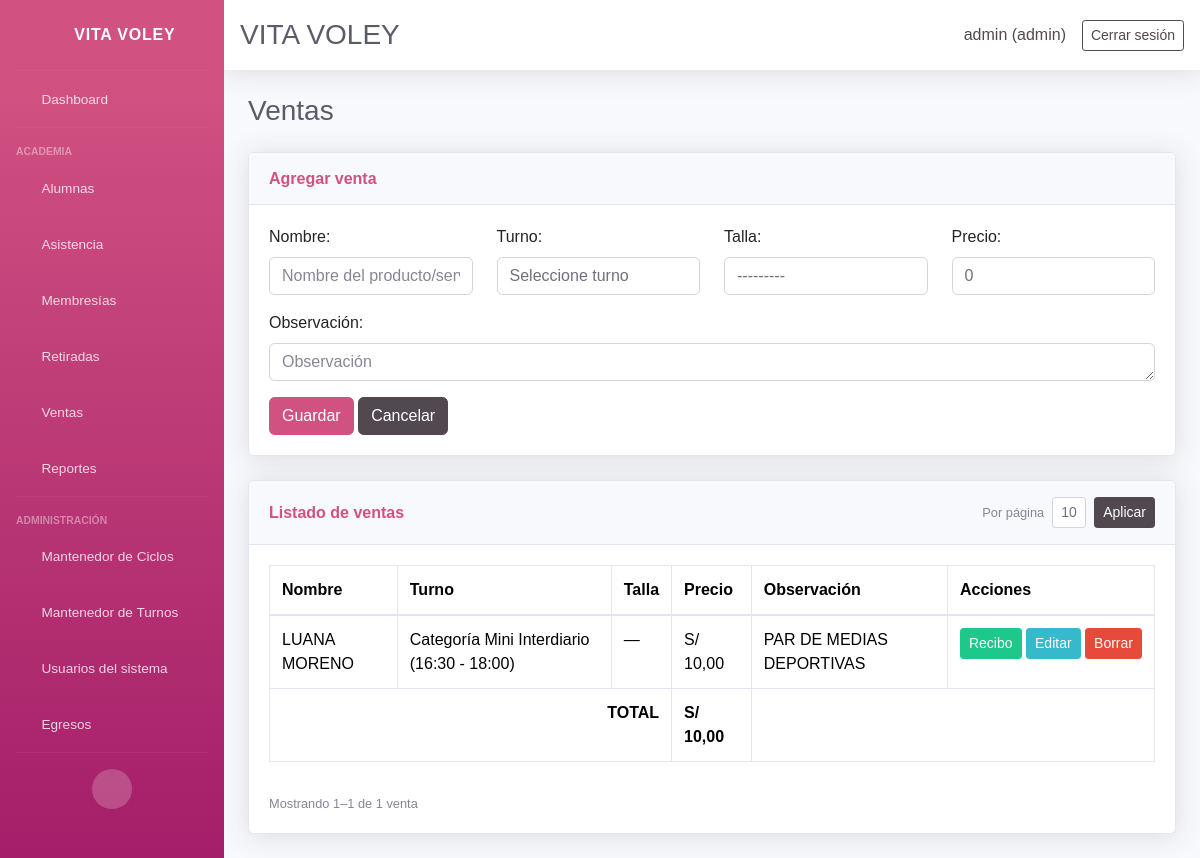
/sales/ (signed in), run on an earlier commit of the app's database.
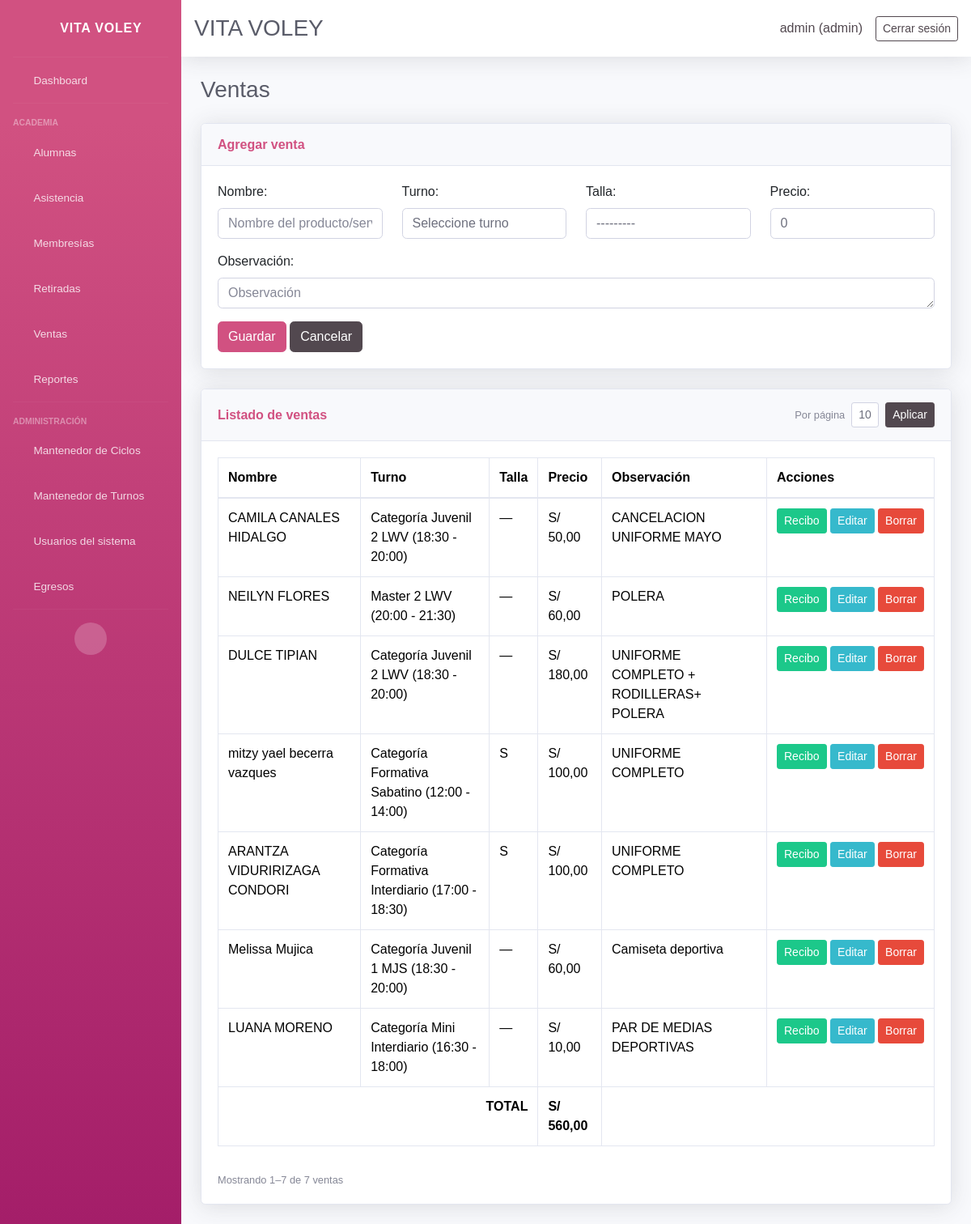
And on a later commit of the database.
### core/models.py (models this page shows, shortened)
class Sale(models.Model):
    name = models.CharField(max_length=200, verbose_name='Nombre')
    shift = models.ForeignKey(
        Shift,
        on_delete=models.PROTECT,
        related_name='sales',
        verbose_name='Turno',
    )
    size = models.CharField(
        max_length=5,
        choices=SIZE_CHOICES,
        blank=True,
        null=True,
        verbose_name='Talla',
    )
    observation = models.TextField(blank=True, null=True, verbose_name='Observación')
    price = models.DecimalField(max_digits=10, decimal_places=2, default=0, verbose_name='Precio (S/.)')
    created_at = models.DateTimeField(auto_now_add=True)
    class Meta:
        ordering = ['-created_at']
        verbose_name = 'Venta'
        verbose_name_plural = 'Ventas'

class Shift(models.Model):
    name = models.CharField(max_length=120)
    start_time = models.TimeField()
    end_time = models.TimeField()
    active_days = models.JSONField(default=list, blank=True)
    created_at = models.DateTimeField(auto_now_add=True)
    class Meta:
        ordering = ['name']
    @property
    def schedule(self):
        return f"{self.start_time.strftime('%H:%M')} - {self.end_time.strftime('%H:%M')}"
    def __str__(self):
        return f"{self.name} ({self.schedule})"

### core/views_sales.py (the view)
# urls.py: path('sales/', views_sales.sales_list, name='sales_list'),
@login_required(login_url='login')
def sales_list(request):
    sale_to_edit = None
    edit_id = request.GET.get('edit') or request.POST.get('edit_id')
    if request.method == 'POST':
        if edit_id:
            sale_to_edit = get_object_or_404(Sale, pk=edit_id)
        form = SaleForm(request.POST, instance=sale_to_edit)
        if form.is_valid():
            form.save()
            return redirect('sales_list')
    else:
        if edit_id:
            sale_to_edit = get_object_or_404(Sale, pk=edit_id)
            form = SaleForm(instance=sale_to_edit)
        else:
            form = SaleForm()
    sales_qs = Sale.objects.select_related('shift').order_by('-created_at')
    sales_total = sales_qs.aggregate(total=Sum('price'))['total'] or 0
    page_obj, per_page = _paginate(sales_qs, request)
    return render(request, 'core/sales/list.html', {
        'page_obj': page_obj,
        'sales_total': sales_total,
        'per_page': per_page,
        'page_sizes': PAGE_SIZES,
        'list_query': urlencode(_sales_list_query_params(request)),
        'form': form,
        'create_mode': sale_to_edit is None,
        'edit_mode': bool(sale_to_edit),
        'sale': sale_to_edit,
    })

### core/forms.py
class SaleForm(forms.ModelForm):
    shift = forms.ModelChoiceField(
        queryset=Shift.objects.none(),
        empty_label='Seleccione turno',
        widget=forms.Select(attrs={'class': 'form-control'}),
        label='Turno',
    )
    class Meta:
        model = Sale
        fields = ['name', 'shift', 'size', 'price', 'observation']
        widgets = {
            'name': forms.TextInput(attrs={'class': 'form-control', 'placeholder': 'Nombre del producto/servicio'}),
            'size': forms.Select(attrs={'class': 'form-control'}),
            'price': forms.NumberInput(attrs={'class': 'form-control', 'step': '0.01', 'min': '0', 'placeholder': '0.00'}),
            'observation': forms.Textarea(attrs={'class': 'form-control', 'rows': 1, 'placeholder': 'Observación'}),
        }
        labels = {
            'name': 'Nombre',
            'size': 'Talla',
            'price': 'Precio',
            'observation': 'Observación',
        }
    def __init__(self, *args, **kwargs):
        super().__init__(*args, **kwargs)
        self.fields['shift'].queryset = Shift.objects.order_by('name')
        self.fields['size'].empty_label = 'Seleccione talla'

### core/templates/core/sales/list.html (shortened to what the changed rows need)
{% extends 'core/base.html' %}
{% block content %}
<div class="d-sm-flex align-items-center justify-content-between mb-4">
    <h1 class="h3 mb-0 text-gray-800">Ventas</h1>
</div>
<div class="card shadow mb-4">
    <div class="card-body">
        <div class="table-responsive">
            <table class="table table-bordered">
                <thead>
                    <tr>
                        <th>Nombre</th>
                        <th>Turno</th>
                        <th>Talla</th>
                        <th>Precio</th>
                        <th>Observación</th>
                        <th>Acciones</th>
                    </tr>
                </thead>
                <tbody>
                    {% for item in page_obj %}
                    <tr>
                        <td>{{ item.name }}</td>
                        <td>{{ item.shift }}</td>
                        <td>{{ item.size|default:"—" }}</td>
                        <td>S/ {{ item.price|floatformat:2 }}</td>
                        <td>{{ item.observation|default:"—" }}</td>
                        <td class="text-nowrap">
                            <a class="btn btn-sm btn-success" href="{% url 'sale_receipt' item.id %}" target="_blank">Recibo</a>
                            <a class="btn btn-sm btn-info" href="?edit={{ item.id }}{% if per_page != 10 %}&per_page={{ per_page }}{% endif %}">Editar</a>
                            <form method="post" action="{% url 'sale_delete' item.id %}" class="d-inline" id="delete-sale-{{ item.id }}">
                                <button
                                    class="btn btn-sm btn-danger"
                                    type="button"
                                    onclick="confirmSaleDelete('delete-sale-{{ item.id }}')"
                                >
                                    Borrar
                                </button>
                            </form>
                        </td>
                    </tr>
                    {% empty %}
                    <tr><td colspan="6">No hay ventas registradas.</td></tr>
                    {% endfor %}
                </tbody>
                {% if sales_total %}
                <tfoot>
                    <tr class="font-weight-bold bg-light">
                        <td colspan="3" class="text-right">TOTAL</td>
                        <td>S/ {{ sales_total|floatformat:2 }}</td>
                        <td colspan="2"></td>
                    </tr>
                </tfoot>
                {% endif %}
            </table>
        </div>
        {% include 'core/_pagination.html' with item_label='venta' %}
    </div>
</div>
{% endblock %}

What changed in the data, as far as the page shows it:
added Sale: name "CAMILA CANALES HIDALGO", shift "Categoría Juvenil 2 LWV (18:30 - 20:00)", size "—", price "50,00", observation "CANCELACION UNIFORME MAYO"
added Sale: name "NEILYN FLORES", shift "Master 2 LWV (20:00 - 21:30)", size "—", price "60,00", observation "POLERA"
added Sale: name "DULCE TIPIAN", shift "Categoría Juvenil 2 LWV (18:30 - 20:00)", size "—", price "180,00", observation "UNIFORME COMPLETO + RODILLERAS+ POLERA"
added Sale: name "mitzy yael becerra vazques", shift "Categoría Formativa Sabatino (12:00 - 14:00)", size "S", price "100,00", observation "UNIFORME COMPLETO"
added Sale: name "ARANTZA VIDURIRIZAGA CONDORI", shift "Categoría Formativa Interdiario (17:00 - 18:30)", size "S", price "100,00", observation "UNIFORME COMPLETO"
added Sale: name "Melissa Mujica", shift "Categoría Juvenil 1 MJS (18:30 - 20:00)", size "—", price "60,00", observation "Camiseta deportiva"
Also different on the page:
{{ sales_total|floatformat:2 }}: "10,00" → "560,00"
{{ page_obj.end_index }}: "1" → "7"
{{ page_obj.paginator.count }}: "1" → "7"
